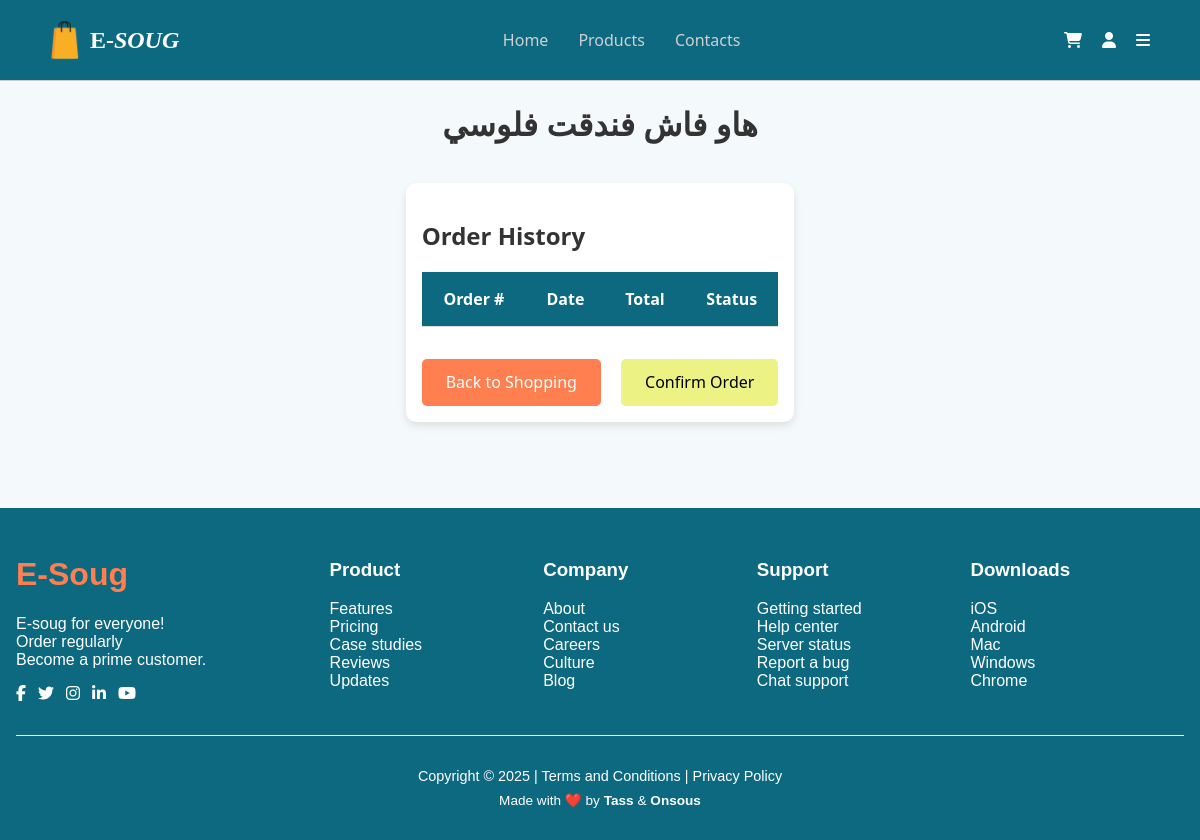
Before: /myorders/ (signed in) with the older database file.
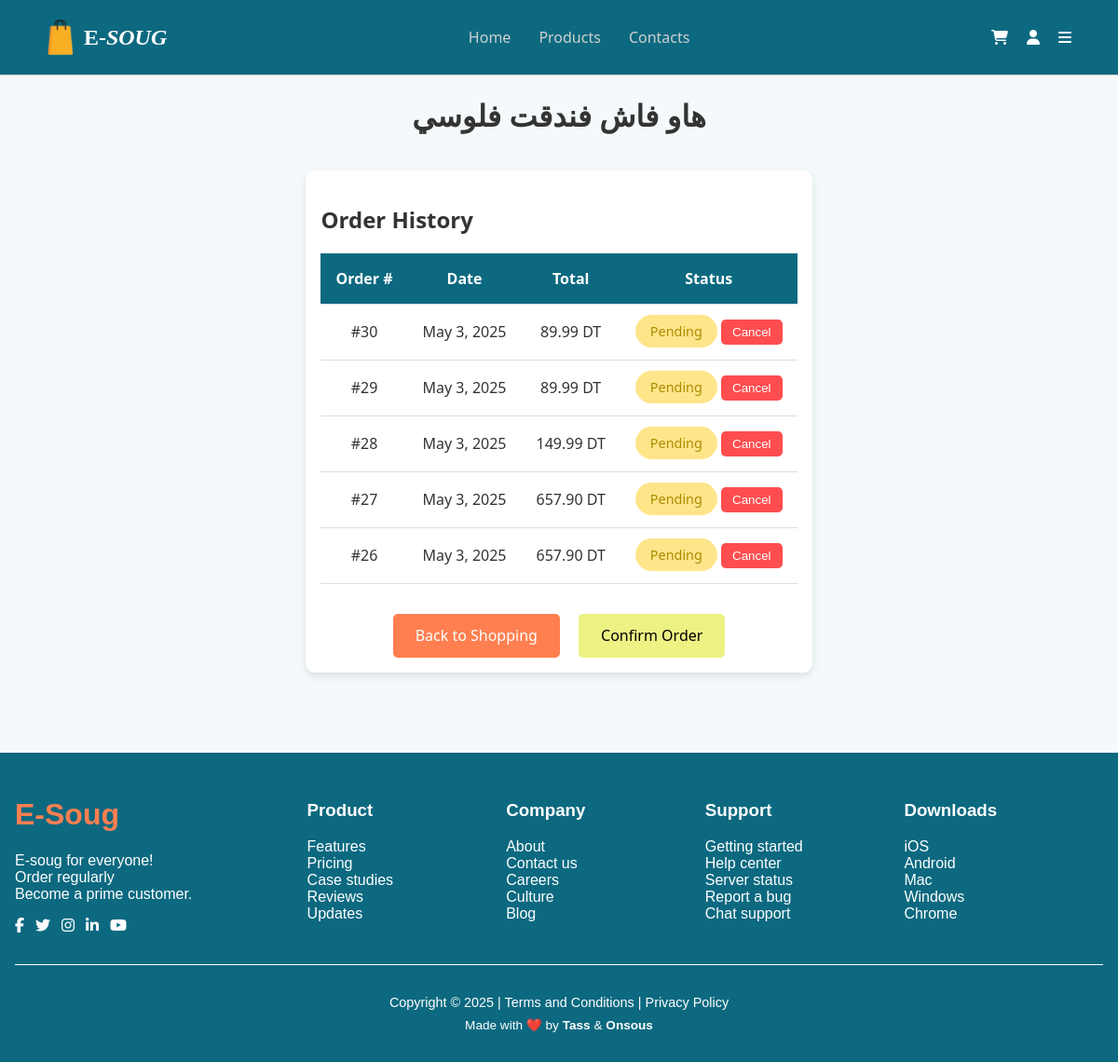
After: the same page with the newer database file.
### store/models.py (models this page shows, shortened)
class Order(models.Model):
    user = models.ForeignKey(User, on_delete=models.CASCADE)
    product = models.ForeignKey(Product, on_delete=models.CASCADE)
    date_ordered = models.DateTimeField(auto_now_add=True)
    quantity = models.PositiveIntegerField(default=1)
    status = models.CharField(max_length=20, choices=[
        ("Pending", "Pending"),
        ("Processing", "Processing"),
        ("Shipped", "Shipped"),
        ("Delivered", "Delivered"),
        ("Cancelled", "Cancelled"),
    ], default="Pending")
    @property
    def total_price(self):
        return self.product.price * self.quantity

class Product(models.Model):
    name = models.CharField(max_length=200)
    price = models.DecimalField(max_digits=10, decimal_places=2)
    description = models.TextField()
    image_url = models.URLField(max_length=500, blank=True, null=True)
    category = models.ForeignKey(Category, on_delete=models.CASCADE, related_name='products')

### store/views.py (the view)
# urls.py: path('myorders/', views.view_orders, name='view_orders'),
@login_required
def view_orders(request):
    current_user = request.user
    user_orders = Order.objects.filter(user=current_user).order_by('-date_ordered')
    return render(request, 'view_orders.html', {'orders': user_orders})

### store/templates/view_orders.html (shortened to what this page needs)
<!DOCTYPE html>
<html lang="en">
<head>
</head>
<body>
    {% include 'navbar.html' %}
    <h1 style="text-align: center;">هاو فاش فندقت فلوسي</h1>
    <div class="container">
        <h2>Order History</h2>
        <table>
            <thead>
                <tr>
                    <th>Order #</th>
                    <th>Date</th>
                    <th>Total</th>
                    <th>Status</th>
                </tr>
            </thead>
            <tbody>
                {% for order in orders %}
                <tr>
                    <td>#{{ order.id }}</td>
                    <td>{{ order.date_ordered|date:"F j, Y" }}</td>
                    <td>{{ order.total_price }} DT</td>
                    <td><span class="status {{ order.status }}">{{ order.status }}</span>
                        <form method="post" action="{% url 'cancel_order' order.id %}" style="display:inline;">
                            <button type="submit" style="background-color:#ff4d4f;color:white;padding:6px 12px;border:none;border-radius:5px;cursor:pointer;">Cancel</button>
                        </form>
                    </td>
                </tr>
                {% endfor %}
            </tbody>
        </table>
        <div class="button-container">
            <a href="/wishlist/" class="shop-button">Back to Shopping</a>
            <a href="/confirm-order/" class="shop-button" style="background-color: #ecf284; margin-left: 1rem; color: black">Confirm Order</a>
        </div>
    </div>
</body>
</html>
{% include 'footer.html' %}

Changed rows visible on the page:
added Order: id "30", date_ordered "May 3, 2025", total_price "89.99", status "Pending"
added Order: id "29", date_ordered "May 3, 2025", total_price "89.99", status "Pending"
added Order: id "28", date_ordered "May 3, 2025", total_price "149.99", status "Pending"
added Order: id "27", date_ordered "May 3, 2025", total_price "657.90", status "Pending"
added Order: id "26", date_ordered "May 3, 2025", total_price "657.90", status "Pending"
